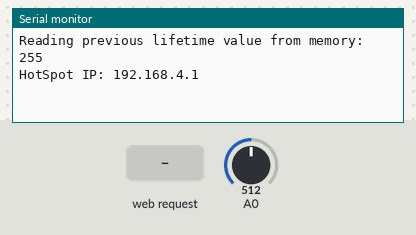
This sketch was run on a simulated ESP8266 (NodeMCU). On the bench: the last lines printed to the serial monitor. The test bench sets the inputs (shaded band); at power-on: A0 = 512. EEPROM starts erased.

Above: at 2.2 s.
2.3 s: HTTP request GET / received
At 2.7 s:
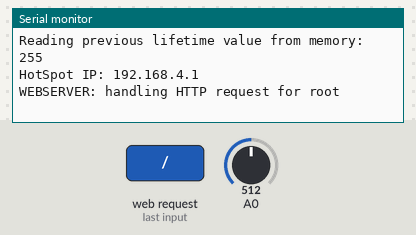
3.8 s: HTTP request GET /readLifetime received
At 5.0 s:
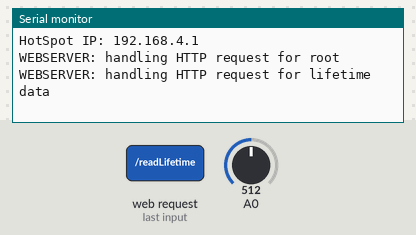
5.3 s: HTTP request GET /bigData received
At 6.5 s:
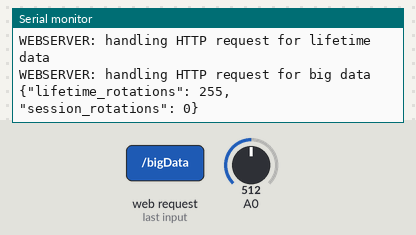

The sketch:

BlackBox.ino
```cpp
#include <ESP8266WiFi.h>
#include <WiFiClient.h>
#include <DNSServer.h>
#include <ESP8266WebServer.h>
#include <EEPROM.h>
#include <Ticker.h>

#include "index.h"  //Web page header file

#define DATA_OFFSET 10
#define ANALOG_HIGH 1024
#define ANALOG_LOW 8

ESP8266WebServer server(80); //Server on port 80
//Enter your SSID and PASSWORD
const char* ssid = "skateboard";
const char* password = "skateboard";

Ticker life_time_writer;

int counter;
int previousWheelState;
int startupRotations;

//===============================================================
// sensor function
//===============================================================

// "input" from globals: previousWheelState
// "output" to globals: previousWheelState, counter
void updateCounter() {
  // read state from sensors
  int state = analogRead(A0);
  // if previousWheelState was never initialized (first time), set to HIGH so
  // that when we check for HIGH below, we dont potentially increment
  // counter before one full wheel rotation.
  if (previousWheelState == 0) {
    previousWheelState = ANALOG_HIGH;
  }

  // compare the buttonState to its previous state
  if (state != previousWheelState) {
    if (state == ANALOG_HIGH) {
      // if the current state is HIGH then the button went from off to on:
      counter++;
      Serial.print("counter=");
      Serial.println(counter);
    } else {
      // if the current state is LOW then the button went from on to off:
    }
  }
  // save the current state as the last state, for next time through the loop
  previousWheelState = state;
}

int lifetimeRotations() {
  return startupRotations + counter;
}

//===============================================================
// server functions
//===============================================================

void handleRoot() {
  Serial.println("WEBSERVER: handling HTTP request for root");
  server.send(200, "text/html", String(MAIN_page)); //Send web page
}

void handleLifetimeRequest() {
  Serial.println("WEBSERVER: handling HTTP request for lifetime data");
  server.send(200, "text/plain", String(lifetimeRotations())); //Send ADC value only to client ajax request
}

void handleDataRequest() {
  Serial.println("WEBSERVER: handling HTTP request for big data");
  // build the JSON formatted string
  char data[80]; // current max ~67; char data[80] is a String/array with 80 characters
  sprintf(data, "{\"lifetime_rotations\": %d, \"session_rotations\": %d}", lifetimeRotations(), counter);//print to the String data with formatting
  Serial.println(data); // for additional debugging temporary
  server.send(200, "application/json", data); //Send web page
}

//===============================================================
// eeprom functions
//===============================================================

void updateWrite() {
  int life_time_value = lifetimeRotations();
  writeValue(life_time_value, 0);
  Serial.print("Writing input: ");
  Serial.println(life_time_value);
}

// Writes an integer value to EEPROM at position 'pos'
void writeValue(int value, int pos) {
  EEPROM.write(DATA_OFFSET + pos, value); //EEPROM.write(adress, value);
  EEPROM.commit();
}

// Returns memory value from EEPROM beginning at position 'pos'
int readValue(int pos) {
  return EEPROM.read(DATA_OFFSET + pos);
}

//===============================================================
// Setup & main loop
//===============================================================

void setup() {
  Serial.begin(115200);
  delay(1000);
  EEPROM.begin(4096);

  // set ticker to write data every 60s
  life_time_writer.attach(60,  updateWrite);

  // Initialize stored lifetime value from flash memory (EEPROM library)
  startupRotations = readValue(0);
  Serial.printf("\nReading previous lifetime value from memory: %d\n", startupRotations);
  // ^^ homework: replaced with a single Serial.printf function

  // Start up a local WiFi access point
  WiFi.mode(WIFI_AP);
  WiFi.softAP(ssid, password);

  // If startup successful show IP address in serial monitor
  IPAddress myIP = WiFi.softAPIP();
  Serial.print("HotSpot IP: ");
  Serial.println(myIP);

  // Configure and start web server
  server.on("/", handleRoot);      //This is display page
  server.on("/readLifetime", handleLifetimeRequest);
  server.on("/bigData", handleDataRequest);
  server.begin();                  //Start server
}

void loop() {
  server.handleClient();
  updateCounter();
  delay(100);
}
```

index.h
```cpp
const char MAIN_page[] PROGMEM = R"=====(
<!DOCTYPE html>
<html>

  <head>
    <meta charset='UTF-8'>
    <meta name='viewport' content='width=device-width initial-scale=1'>
    <title> Black Box 2.0 Counter</title>
    <!-- <link rel="stylesheet" href="https://use.typekit.net/sts2yah.css"> -->
    <style>
    body{
        background-position: center;
        background-repeat: no-repeat;
        background-size: cover;
        background-color:  rgb(0, 0, 0);
        font-family: politica, sans-serif;
    }
    p{
        font-size:16px;
        text-align: center;
        line-height: 60px;
        font-weight: 700;
    }

    .cards{
        max-width: 80%;
        background-color: rgba(255, 255, 255, 0.151);
        border-radius: 20px;
        margin:auto;
        margin-top: 5%;
        padding:1%;
        box-sizing: border-box;
        box-shadow: 0px 2px 18px 0px rgba(255, 255, 255, 0.39);
        border-color:white;
        border-style: solid;
        border-width: .2px;
    }

    .header{
        margin-top:20%;
        position: absolute;
        top:-28%;
        Left:14%;
        width: 72%;
        height:26%;
    }

    #title{
        padding:2%;
        text-align: center;
        margin:auto;
        padding-top:1%;
        width:100%;
        height:20%;
        font-size: 80px;
        color:white;
        font-weight: 700;
    }
    #sub_title{
        text-align: center;
        margin:auto;
        margin-top:7%;
        margin-bottom: 1%;
        font-size: 20px;
        color:white;
        letter-spacing: 5px;
        font-weight: 300;
    }

    .data_container{
        width:80.4%;
        position: relative;
        margin: auto;
        margin-top:14.5%;
        display: flex;
        flex-direction: row;
        flex-wrap:wrap;
        color:white;
    }
    .left{
        display: flex;
        width:18%;
        height: 400px;
        margin-top:10%;
    }
    .middle{
        position: relative;
        width:68%;
        height: 400px;
        margin-top:10%;
        margin-left:1%;
    }

    #diagnose_container{
        text-align: left;
        margin-top: 5.8%;
        margin-left: 5%;
        font-size: 20px;
        display: flex;
        flex-direction: column;
        flex-wrap:wrap;
        color:white;
    }

    #wheel_data{
        margin-top:50%;
        height:40%;
        width:100%;
        padding:28px;
        margin-left: -20%;
        padding-top:20%;
        padding-bottom: -100%;
    }
    .numbers{
        font-size: 6rem;
        line-height: 120px;
        font-weight: 700;
    }

    #main_data_container{
        text-align: left;
        margin-top: 1.7%;
        margin-left: 5%;
        font-size: 20px;
        display: flex;
        flex-direction: column;
        flex-wrap:wrap;
        color:white;
    }
    #total_distance{
        position: absolute;
        top:34%;
        left:30%;
    }
    #total_distance_number{
        position: absolute;
        top:15%;
        left:57%;
    }
    #total_dist_data{
        position: absolute;
        top:-55%;
        left:-10%;
        margin-top:32%;
        height:40%;
        width:100%;
        padding:28px;
        margin-left: 8%;
        padding-top:20%;
        padding-bottom: -100%;
    }
    #sect_dist_data{
        position: absolute;
        top:-10%;
        left:-13%;
        margin-top:32%;
        height:40%;
        width:100%;
        padding:28px;
        margin-left: 8%;
        padding-top:20%;
        padding-bottom: -100%;
    }
    #section_distance{
        position: absolute;
        top:28%;
        left:32%;
    }
    #section_distance_number{
        position: absolute;
        top:8%;
        left:60%;
    }

    #wheel{
        position: absolute;
        left: 6.5%;
        top: 39%;
        height: 20%;
        width:auto;
    }
    #section{
        position: absolute;
        left: 34%;
        top: 17%;
        height: 18%;
        width:auto;
    }
    #whole{
        position: absolute;
        left: 31.5%;
        top: 28%;
        height: 12%;
        width:auto;
    }
    #logo_left{
        position: absolute;
        left: 23.5%;
        top: 13%;
        height: 40%;
        width:auto;
    }
    #line{
        position: absolute;
        left: 9%;
        top: 50%;
        height:.4px;
        width:82%;
        background-color: white;
        box-shadow: 0px 0px 0px 0.5px rgba(255, 255, 255, 0.5);
    }

    </style>
    <!-- <link href="https://fonts.googleapis.com/css?family=Paytone+One&display=swap" rel="stylesheet"> -->
  </head>

  <body>

    <div class="header cards">
        <div id="title">Black Box 2.0</div>
        <!-- <img src="https://i.ibb.co/D151XcN/logo.png" alt="logo" id="logo_left"> -->
        <div id="sub_title">Tracker Data</div>
    </div>

    <div class="data_container">
        <div class="left cards">
            <div id="diagnose_container">
                Diagnose Data
                <!-- <img src="https://i.ibb.co/pwz5f1h/wheel.png" alt="wheel" id="wheel"> -->
                <div id="wheel_data">
                    <p>Wheels Rotation:</br>
                        <span id="life_time_rotations" class="numbers">0</span>
                        times
                    </p>
                </div>
            </div>
        </div>
        <div class="middle cards">
            <div id="main_data_container">
                Main Data
                <div id="total_dist_data">
                    <!-- <img src="https://i.ibb.co/wrP22nX/whole.png" alt="whole" id="whole"> -->
                    <p id="total_distance">Total Distance:</p>
                    <p id="total_distance_number">
                        <span id="lifetime_dist" class="numbers">0</span>
                        km
                    </p>
                </div>
                <div id="line"></div>
                <div id="sect_dist_data">
                    <!-- <img src="https://i.ibb.co/RDxLXdW/section.png" alt="section" id="section"> -->
                    <p id="section_distance">Section Distance:</p>
                    <p id="section_distance_number">
                        <span id="section_dist" class="numbers">0</span>
                        km
                    </p>
                </div>
            </div>
        </div>
    </div>

    <script>

    // calculates total distance in km given number of wheel rotations
      function dist_calculator(rotations) {
          const wheel_size = 10; // in cm
          const pi = 3.14;
          return rotations * wheel_size * pi / 100000;
      }

      setInterval(function () {
          console.log("getting data");
          // Call a function repetatively with 2 Second interval
          updateData();
      }, 2000); //2000mSeconds update rate

      function updateData() {
        console.log("requesting big data");
        var xhttp = new XMLHttpRequest();
          xhttp.onreadystatechange = function () {
              console.log("got big data response back");
              if (this.readyState == 4 && this.status == 200) {
                  // parse JSON
                  let data=JSON.parse(this.responseText);
                  // print to console
                  console.log(data.lifetime_rotations);
                  console.log(data.session_rotations);
                  //calculate and pass to client
                  var lifetime_dist = dist_calculator(data.lifetime_rotations);
                  var session_dist = dist_calculator(data.session_rotations);
                  document.getElementById("life_time_rotations").innerHTML = data.lifetime_rotations;
                  document.getElementById("section_dist").innerHTML = session_dist.toFixed(2);
                  document.getElementById("lifetime_dist").innerHTML = lifetime_dist.toFixed(2);
              }
          };
        xhttp.open("GET", "/bigData", true); // <-- change on server
        xhttp.send();
      }

    </script>
  </body>

</html>
)=====";
```

Measured:
- after the input at 2.3 s, the serial monitor: prints a new line at once (image 1)
- after the input at 3.8 s, the serial monitor: prints a new line at once (image 2)
- after the input at 5.3 s, the serial monitor: prints a new line at once (image 3)
